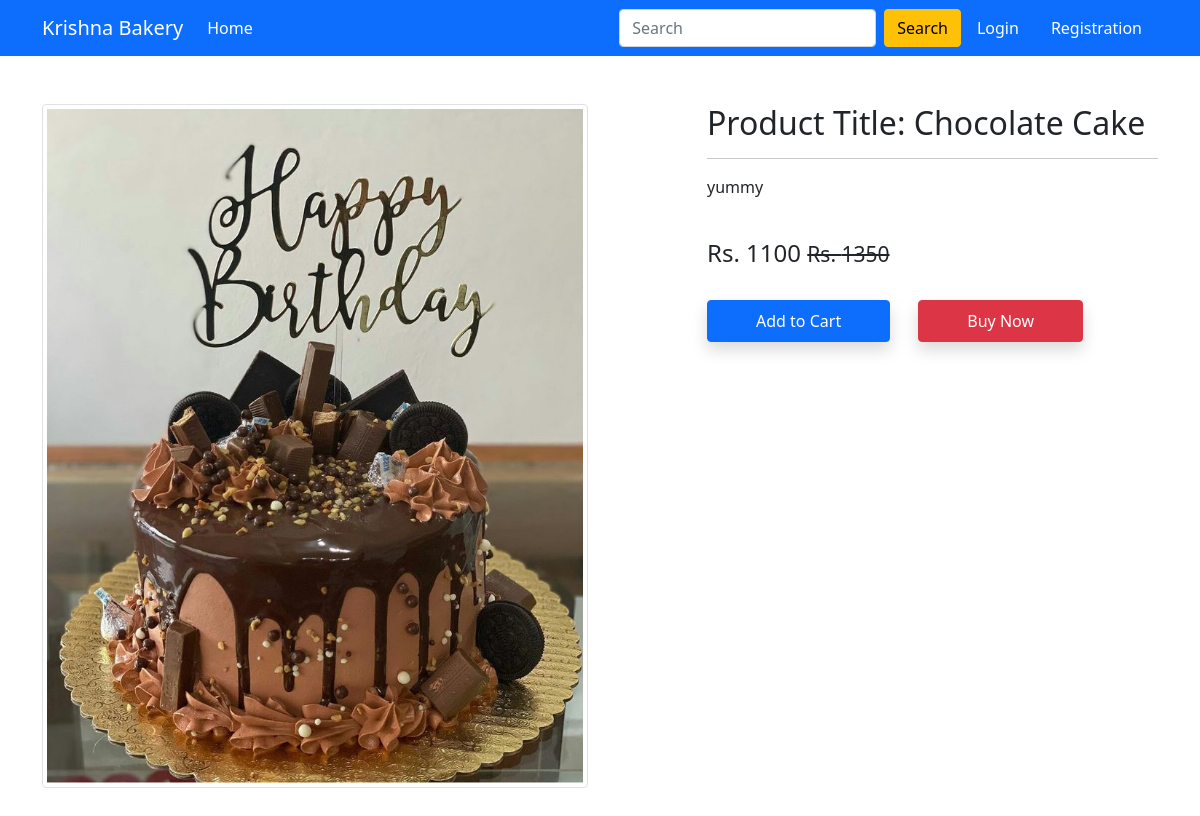
Screenshot of /product-detail/6837a200-4898-495e-8808-1afae4550557 with the database file from the repository.
### bakery/models.py (models this page shows, shortened)
class Product(models.Model):
    branch = models.ForeignKey(
        Branch, on_delete=models.SET_NULL, blank=True, null=True)
    title = models.CharField(max_length=100)
    selling_price = models.PositiveIntegerField()
    discounted_price = models.PositiveIntegerField(null=True, blank=True)
    description = models.TextField(null=True, blank=True)
    stock = models.IntegerField(null=True, blank=True)
    weight = models.TextField(null=True, blank=True)
    created = models.DateTimeField(auto_now_add=True)
    id = models.UUIDField(default=uuid.uuid4, unique=True,
                          primary_key=True, editable=False)
    category = models.CharField(choices=CATEGORY_CHOICES, max_length=2)
    product_image = models.ImageField(upload_to='productimg', default="1")

### bakery/views.py (the view)
class ProductDetailView(View):
    def get(self, request, pk):
        totalitem = 0
        product = Product.objects.get(pk=pk)
        item_already_in_cart = False
        if request.user.is_authenticated:
            totalitem = len(Cart.objects.filter(user=request.user))
            item_already_in_cart = Cart.objects.filter(
                Q(product=product.id) & Q(user=request.user)).exists()
        return render(request, 'app/productdetail.html', {'product': product, 'item_already_in_cart': item_already_in_cart, 'totalitem': totalitem})

### bakery/templates/app/productdetail.html (shortened to what this page needs)
{% extends 'app/base.html' %}
{% load static %}
{% block main-content %}
<div class="container my-5">
    <div class="row">
        <div class="col-sm-6 text-center align-self-center">
            <img src="{{product.product_image.url}}" alt="" class="img-fluid img-thumbnail">
        </div>
        <div class="col-sm-5 offset-sm-1">
            <h2>Product Title: {{product.title}}</h2>
            <hr>
            <p>{{product.description}}</p> <br>
            <h4>Rs. {{product.discounted_price}} <small class="fw-light text-decoration-line-through">Rs.
                    {{product.selling_price}}</small></h4> <br>
            {% if not request.user.is_authenticated %}
            <form action="/add-to-cart" class="d-inline">
                <button type="submit" class="btn btn-primary shadow px-5 py-2">Add to Cart</button>
            </form>
            {% endif %}
            <a href="{% url 'checkout' %}" class="btn btn-danger shadow px-5 py-2 ms-4">Buy Now</a>
        </div>
    </div>
</div>
{% endblock main-content %}

### bakery/templates/app/base.html (shortened to what this page needs)
<!doctype html>
{% load static %}
<html lang="en">
<head>
  <link href="https://cdn.jsdelivr.net/npm/bootstrap@5.0.0-beta1/dist/css/bootstrap.min.css" rel="stylesheet"
>
  <link rel="stylesheet" href="{% static 'app/css/owl.carousel.min.css' %}">
  <link rel="stylesheet" href="{% static 'app/css/all.min.css' %}">
  <link rel="stylesheet" href="{% static 'app/css/style.css' %}">
</head>
<body>
  <nav class="navbar navbar-expand-lg navbar-dark bg-primary">
    <div class="container">
      <a class="navbar-brand" href="/">Krishna Bakery</a>
      <div class="collapse navbar-collapse" id="navbarSupportedContent">
        <ul class="navbar-nav me-auto mb-2 mb-lg-0">
          <li class="nav-item">
            <a class="nav-link active" aria-current="page" href="/">Home</a>
          </li>
        </ul>
        <form action="{% url 'home' %}" method="get" class="d-flex">
          <input class="form-control me-2" type="search" placeholder="Search" aria-label="Search" name="search_query"
            value="{{search_query}}">
          <button class="btn btn-warning" type="submit">Search</button>
        </form>
        <div>
          <ul class="navbar-nav me-auto mb-2 mb-lg-0">
            {% if request.user.is_authenticated %}
            <li class="nav-item dropdown mx-2">
              <a class="nav-link dropdown-toggle text-white" href="#" id="profileDropdown" role="button"
                data-bs-toggle="dropdown" aria-expanded="false">
                {{request.user.username|capfirst}}
              </a>
              <ul class="dropdown-menu" aria-labelledby="profileDropdown">
                <li><a class="dropdown-item" href="{% url 'profile' %}">Profile</a></li>
                <li><a class="dropdown-item" href="{% url 'orders' %}">Orders</a></li>
                <li><a class="dropdown-item" href="{% url 'passwordchange' %}">Change Password</a></li>
                <li><a class="dropdown-item" href="{% url 'logout' %}">Logout</a></li>
              </ul>
            </li>
            <div>
              <ul class="navbar-nav me-auto mb-2 mb-lg-0">
                <li class="nav-item mx-2">
                  <a href="{% url 'showcart' %}" class="nav-link text-white"><span
                      class="badge bg-danger">{{totalitem}}</span>
                    Cart </a>
                </li>
                {% else %}
                <li class="nav-item mx-2">
                  <a href="{% url 'login' %}" class="nav-link text-white">Login</a>
                </li>
                <li class="nav-item mx-2">
                  <a href="{% url 'customerregistration' %}" class="nav-link text-white">Registration</a>
                </li>
                {% endif %}
              </ul>
            </div>
        </div>
      </div>
  </nav>
  {% block main-content %} {% endblock main-content %}
</body>
</html>

### rows the page displays
Product: product_image (picture), title "Chocolate Cake", description "yummy", discounted_price "1100", selling_price "1350"
